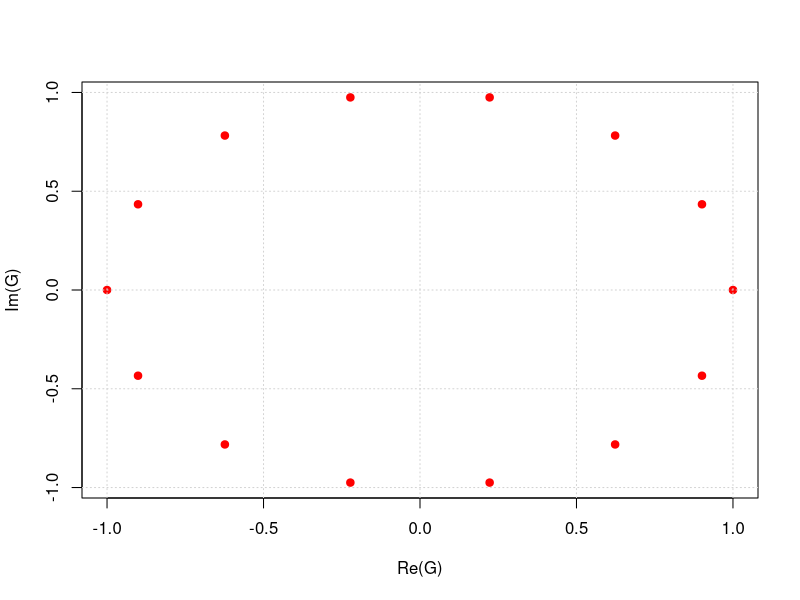

This figure's R source:
## ---- chunk 1
n = 14
ii = 0+1i
w = exp(2*pi*ii/n)
G = w^(0:(n-1))
G
plot(Re(G),Im(G),col='red',pch=19)
grid()
